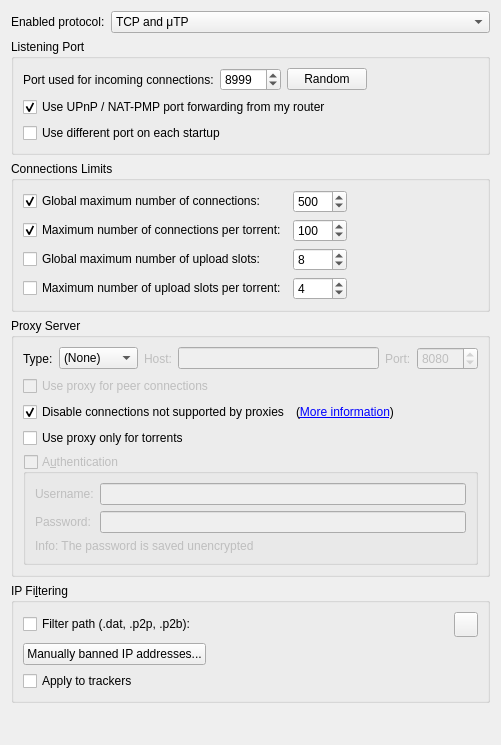
          <widget class="QWidget" name="scrollAreaWidgetContents_3">
           <property name="geometry">
            <rect>
             <x>0</x>
             <y>0</y>
             <width>501</width>
             <height>745</height>
            </rect>
           </property>
           <layout class="QVBoxLayout" name="verticalLayout_20">
            <item>
             <layout class="QHBoxLayout" name="horizontalLayout_12">
              <item>
               <widget class="QLabel" name="label_24">
                <property name="sizePolicy">
                 <sizepolicy hsizetype="Fixed" vsizetype="Preferred">
                  <horstretch>0</horstretch>
                  <verstretch>0</verstretch>
                 </sizepolicy>
                </property>
                <property name="text">
                 <string>Enabled protocol:</string>
                </property>
               </widget>
              </item>
              <item>
               <widget class="QComboBox" name="comboProtocol">
                <item>
                 <property name="text">
                  <string>TCP and μTP</string>
                 </property>
                </item>
                <item>
                 <property name="text">
                  <string notr="true">TCP</string>
                 </property>
                </item>
                <item>
                 <property name="text">
                  <string notr="true">μTP</string>
                 </property>
                </item>
               </widget>
              </item>
             </layout>
            </item>
            <item>
             <widget class="QGroupBox" name="ListeningPortBox">
              <property name="title">
               <string>Listening Port</string>
              </property>
              <layout class="QVBoxLayout" name="listeningPortLayout">
               <item>
                <layout class="QHBoxLayout" name="listeningPortLayout2">
                 <item>
                  <widget class="QLabel" name="lbl_ports">
                   <property name="text">
                    <string>Port used for incoming connections:</string>
                   </property>
                  </widget>
                 </item>
                 <item>
                  <widget class="QSpinBox" name="spinPort">
                   <property name="minimum">
                    <number>1</number>
                   </property>
                   <property name="maximum">
                    <number>65535</number>
                   </property>
                   <property name="value">
                    <number>8999</number>
                   </property>
                  </widget>
                 </item>
                 <item>
                  <widget class="QPushButton" name="randomButton">
                   <property name="text">
                    <string>Random</string>
                   </property>
                  </widget>
                 </item>
                 <item>
                  <spacer name="horizontalSpacer_4">
                   <property name="orientation">
                    <enum>Qt::Horizontal</enum>
                   </property>
                   <property name="sizeHint" stdset="0">
                    <size>
                     <width>40</width>
                     <height>20</height>
                    </size>
                   </property>
                  </spacer>
                 </item>
                </layout>
               </item>
               <item>
                <widget class="QCheckBox" name="checkUPnP">
                 <property name="text">
                  <string>Use UPnP / NAT-PMP port forwarding from my router</string>
                 </property>
                 <property name="checked">
                  <bool>true</bool>
                 </property>
                </widget>
               </item>
               <item>
                <widget class="QCheckBox" name="checkRandomPort">
                 <property name="text">
                  <string>Use different port on each startup</string>
                 </property>
                </widget>
               </item>
              </layout>
             </widget>
            </item>
            <item>
             <widget class="QGroupBox" name="nbConnecBox">
              <property name="title">
               <string>Connections Limits</string>
              </property>
              <layout class="QGridLayout" name="gridLayout">
               <item row="3" column="1">
                <widget class="QSpinBox" name="spinMaxUploadsPerTorrent">
                 <property name="maximum">
                  <number>500</number>
                 </property>
                 <property name="value">
                  <number>4</number>
                 </property>
                </widget>
               </item>
               <item row="1" column="0">
                <widget class="QCheckBox" name="checkMaxConnecsPerTorrent">
                 <property name="text">
                  <string>Maximum number of connections per torrent:</string>
                 </property>
                 <property name="checked">
                  <bool>true</bool>
                 </property>
                </widget>
               </item>
               <item row="0" column="0">
                <widget class="QCheckBox" name="checkMaxConnecs">
                 <property name="text">
                  <string>Global maximum number of connections:</string>
                 </property>
                 <property name="checked">
                  <bool>true</bool>
                 </property>
                </widget>
               </item>
               <item row="0" column="1">
                <widget class="QSpinBox" name="spinMaxConnec">
                 <property name="enabled">
                  <bool>true</bool>
                 </property>
                 <property name="minimum">
                  <number>2</number>
                 </property>
                 <property name="maximum">
                  <number>2000</number>
                 </property>
                 <property name="value">
                  <number>500</number>
                 </property>
                </widget>
               </item>
               <item row="1" column="1">
                <widget class="QSpinBox" name="spinMaxConnecPerTorrent">
                 <property name="minimum">
                  <number>2</number>
                 </property>
                 <property name="maximum">
                  <number>2000</number>
                 </property>
                 <property name="value">
                  <number>100</number>
                 </property>
                </widget>
               </item>
               <item row="3" column="0">
                <widget class="QCheckBox" name="checkMaxUploadsPerTorrent">
                 <property name="text">
                  <string>Maximum number of upload slots per torrent:</string>
                 </property>
                 <property name="checked">
                  <bool>false</bool>
                 </property>
                </widget>
               </item>
               <item row="2" column="0">
                <widget class="QCheckBox" name="checkMaxUploads">
                 <property name="text">
                  <string>Global maximum number of upload slots:</string>
                 </property>
                 <property name="checked">
                  <bool>false</bool>
                 </property>
                </widget>
               </item>
               <item row="2" column="1">
                <widget class="QSpinBox" name="spinMaxUploads">
                 <property name="maximum">
                  <number>2000</number>
                 </property>
                 <property name="value">
                  <number>8</number>
                 </property>
                </widget>
               </item>
               <item row="0" column="2">
                <spacer name="horizontalSpacer_3">
                 <property name="orientation">
                  <enum>Qt::Horizontal</enum>
                 </property>
                 <property name="sizeHint" stdset="0">
                  <size>
                   <width>40</width>
                   <height>20</height>
                  </size>
                 </property>
                </spacer>
               </item>
              </layout>
             </widget>
            </item>
            <item>
             <widget class="QGroupBox" name="groupProxy">
              <property name="enabled">
               <bool>true</bool>
              </property>
              <property name="title">
               <string>Proxy Server</string>
              </property>
              <layout class="QVBoxLayout" name="verticalLayout_29">
               <item>
                <layout class="QHBoxLayout" name="proxyTypeLayout">
                 <item>
                  <widget class="QLabel" name="ProxyType_lbl">
                   <property name="text">
                    <string>Type:</string>
                   </property>
                  </widget>
                 </item>
                 <item>
                  <widget class="QComboBox" name="comboProxyType">
                   <item>
                    <property name="text">
                     <string>(None)</string>
                    </property>
                   </item>
                   <item>
                    <property name="text">
                     <string>SOCKS4</string>
                    </property>
                   </item>
                   <item>
                    <property name="text">
                     <string>SOCKS5</string>
                    </property>
                   </item>
                   <item>
                    <property name="text">
                     <string>HTTP</string>
                    </property>
                   </item>
                  </widget>
                 </item>
                 <item>
                  <widget class="QLabel" name="lblProxyIP">
                   <property name="enabled">
                    <bool>false</bool>
                   </property>
                   <property name="text">
                    <string>Host:</string>
                   </property>
                  </widget>
                 </item>
                 <item>
                  <widget class="QLineEdit" name="textProxyIP">
                   <property name="enabled">
                    <bool>false</bool>
                   </property>
                   <property name="text">
                    <string/>
                   </property>
                  </widget>
                 </item>
                 <item>
                  <widget class="QLabel" name="lblProxyPort">
                   <property name="enabled">
                    <bool>false</bool>
                   </property>
                   <property name="text">
                    <string>Port:</string>
                   </property>
                  </widget>
                 </item>
                 <item>
                  <widget class="QSpinBox" name="spinProxyPort">
                   <property name="enabled">
                    <bool>false</bool>
                   </property>
                   <property name="minimum">
                    <number>1</number>
                   </property>
                   <property name="maximum">
                    <number>65535</number>
                   </property>
                   <property name="value">
                    <number>8080</number>
                   </property>
                  </widget>
                 </item>
                </layout>
               </item>
               <item>
                <widget class="QCheckBox" name="checkProxyPeerConnecs">
                 <property name="enabled">
                  <bool>false</bool>
                 </property>
                 <property name="toolTip">
                  <string>Otherwise, the proxy server is only used for tracker connections</string>
                 </property>
                 <property name="text">
                  <string>Use proxy for peer connections</string>
                 </property>
                </widget>
               </item>
               <item>
                <layout class="QHBoxLayout" name="forceProxyHorizontalLayout">
                 <item>
                  <widget class="QCheckBox" name="checkForceProxy">
                   <property name="text">
                    <string>Disable connections not supported by proxies</string>
                   </property>
                   <property name="checked">
                    <bool>true</bool>
                   </property>
                  </widget>
                 </item>
                 <item>
                  <widget class="QLabel" name="labelForceProxy">
                   <property name="text">
                    <string>(&lt;a href=&quot;https://github.com/freenexus/freeNexus/wiki/Disable-connections-not-supported-by-proxies&quot;&gt;More information&lt;/a&gt;)</string>
                   </property>
                   <property name="openExternalLinks">
                    <bool>true</bool>
                   </property>
                  </widget>
                 </item>
                 <item>
                  <spacer name="horizontalSpacer_22">
                   <property name="orientation">
                    <enum>Qt::Horizontal</enum>
                   </property>
                   <property name="sizeHint" stdset="0">
                    <size>
                     <width>40</width>
                     <height>20</height>
                    </size>
                   </property>
                  </spacer>
                 </item>
                </layout>
               </item>
               <item>
                <widget class="QCheckBox" name="isProxyOnlyForTorrents">
                 <property name="toolTip">
                  <string>RSS feeds, search engine, software updates or anything else other than torrent transfers and related operations (such as peer exchanges) will use a direct connection</string>
                 </property>
                 <property name="text">
                  <string>Use proxy only for torrents</string>
                 </property>
                 <property name="checked">
                  <bool>false</bool>
                 </property>
                </widget>
               </item>
               <item>
                <widget class="QGroupBox" name="checkProxyAuth">
                 <property name="enabled">
                  <bool>false</bool>
                 </property>
                 <property name="title">
                  <string>A&amp;uthentication</string>
                 </property>
                 <property name="checkable">
                  <bool>true</bool>
                 </property>
                 <property name="checked">
                  <bool>false</bool>
                 </property>
                 <layout class="QVBoxLayout" name="verticalLayout_24">
                  <item>
                   <layout class="QGridLayout" name="gridLayout_12">
                    <item row="0" column="0">
                     <widget class="QLabel" name="lblProxyUsername">
                      <property name="text">
                       <string>Username:</string>
                      </property>
                     </widget>
                    </item>
                    <item row="0" column="1">
                     <widget class="QLineEdit" name="textProxyUsername"/>
                    </item>
                    <item row="1" column="0">
                     <widget class="QLabel" name="lblProxyPassword">
                      <property name="text">
                       <string>Password:</string>
                      </property>
                     </widget>
                    </item>
                    <item row="1" column="1">
                     <widget class="QLineEdit" name="textProxyPassword">
                      <property name="echoMode">
                       <enum>QLineEdit::Password</enum>
                      </property>
                     </widget>
                    </item>
                   </layout>
                  </item>
                  <item>
                   <widget class="QLabel" name="label_23">
                    <property name="text">
                     <string>Info: The password is saved unencrypted</string>
                    </property>
                   </widget>
                  </item>
                 </layout>
                </widget>
               </item>
              </layout>
             </widget>
            </item>
            <item>
             <widget class="QGroupBox" name="groupIPFilter">
              <property name="title">
               <string>IP Fi&amp;ltering</string>
              </property>
              <layout class="QVBoxLayout" name="verticalLayout_17">
               <item>
                <layout class="QHBoxLayout" name="horizontalLayout_11">
                 <item>
                  <widget class="QCheckBox" name="checkIPFilter">
                   <property name="text">
                    <string>Filter path (.dat, .p2p, .p2b):</string>
                   </property>
                  </widget>
                 </item>
                 <item>
                  <widget class="FileSystemPathLineEdit" name="textFilterPath" native="true"/>
                 </item>
                 <item>
                  <widget class="QToolButton" name="IpFilterRefreshBtn">
                   <property name="minimumSize">
                    <size>
                     <width>0</width>
                     <height>25</height>
                    </size>
                   </property>
                   <property name="toolTip">
                    <string>Reload the filter</string>
                   </property>
                  </widget>
                 </item>
                </layout>
               </item>
               <item>
                <widget class="QPushButton" name="banListButton">
                 <property name="sizePolicy">
                  <sizepolicy hsizetype="Fixed" vsizetype="Fixed">
                   <horstretch>0</horstretch>
                   <verstretch>0</verstretch>
                  </sizepolicy>
                 </property>
                 <property name="text">
                  <string>Manually banned IP addresses...</string>
                 </property>
                </widget>
               </item>
               <item>
                <widget class="QCheckBox" name="checkIpFilterTrackers">
                 <property name="text">
                  <string>Apply to trackers</string>
                 </property>
                </widget>
               </item>
              </layout>
             </widget>
            </item>
            <item>
             <spacer name="verticalSpacer_3">
              <property name="orientation">
               <enum>Qt::Vertical</enum>
              </property>
              <property name="sizeHint" stdset="0">
               <size>
                <width>20</width>
                <height>40</height>
               </size>
              </property>
             </spacer>
            </item>
           </layout>
          </widget>
